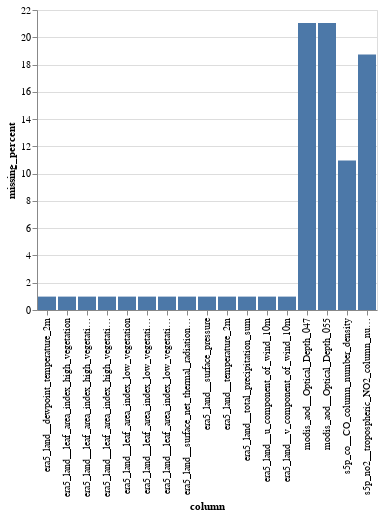

Notebook cell for this chart:
### Code cell
null_counts_df.plot.bar(
    x="column",
    y="missing_percent",
)

### Figure 1 — Vega-Lite specification as saved in the notebook (floating-point values rounded to 4 significant figures)
{"config": {"view": {"continuousWidth": 300, "continuousHeight": 300}}, "data": {"name": "data-f43d107cd750a59e8d39725de066e6e0"}, "mark": {"type": "bar", "tooltip": true}, "encoding": {"x": {"field": "column", "type": "nominal"}, "y": {"field": "missing_percent", "type": "quantitative"}}, "params": [{"name": "param_3", "select": {"type": "interval", "encodings": ["x", "y"]}, "bind": "scales"}], "$schema": "https://vega.github.io/schema/vega-lite/v5.20.1.json", "datasets": {"data-f43d107cd750a59e8d39725de066e6e0": [{"column": "era5_land__temperature_2m", "null_count": 10075, "missing_percent": 0.9826}, {"column": "era5_land__dewpoint_temperature_2m", "null_count": 10075, "missing_percent": 0.9826}, {"column": "era5_land__u_component_of_wind_10m", "null_count": 10075, "missing_percent": 0.9826}, {"column": "era5_land__v_component_of_wind_10m", "null_count": 10075, "missing_percent": 0.9826}, {"column": "era5_land__total_precipitation_sum", "null_count": 10075, "missing_percent": 0.9826}, {"column": "era5_land__surface_net_thermal_radiation_sum", "null_count": 10075, "missing_percent": 0.9826}, {"column": "era5_land__surface_pressure", "null_count": 10075, "missing_percent": 0.9826}, {"column": "era5_land__leaf_area_index_high_vegetation", "null_count": 10075, "missing_percent": 0.9826}, {"column": "era5_land__leaf_area_index_low_vegetation", "null_count": 10075, "missing_percent": 0.9826}, {"column": "era5_land__leaf_area_index_high_vegetation_max", "null_count": 10075, "missing_percent": 0.9826}, {"column": "era5_land__leaf_area_index_low_vegetation_max", "null_count": 10075, "missing_percent": 0.9826}, {"column": "era5_land__leaf_area_index_high_vegetation_min", "null_count": 10075, "missing_percent": 0.9826}, {"column": "era5_land__leaf_area_index_low_vegetation_min", "null_count": 10075, "missing_percent": 0.9826}, {"column": "s5p_co__CO_column_number_density", "null_count": 112458, "missing_percent": 10.97}, {"column": "s5p_no2__tropospheric_NO2_column_number_density", "null_count": 192026, "missing_percent": 18.73}, {"column": "modis_aod__Optical_Depth_047", "null_count": 215794, "missing_percent": 21.05}, {"column": "modis_aod__Optical_Depth_055", "null_count": 215794, "missing_percent": 21.05}]}}
